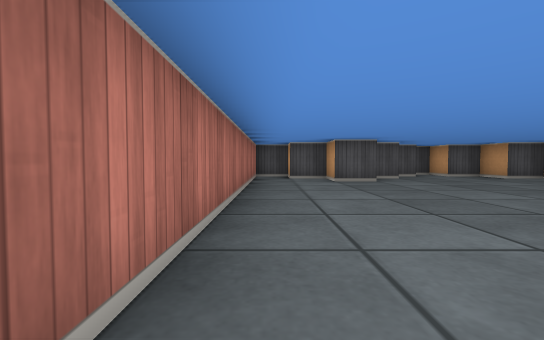
[1] (above)

16 first-person views from a walk through a cub3D ray-caster map. The camera is about half as high as the walls, tilts 2° down and sees 90° across. The floor is counted in squares. Each view is taken from the middle of a square. On the plan, view 1 faces up. The plan holds only what a view shows up to about 9 squares ahead; the rest is blank.

[2]
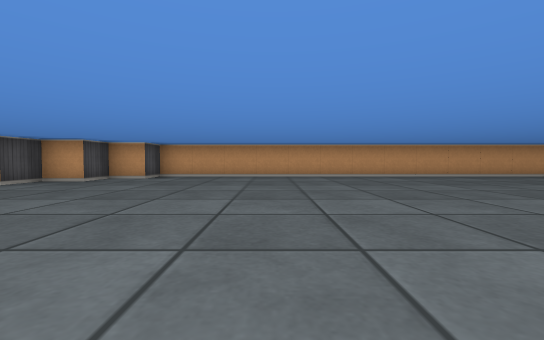

[3]
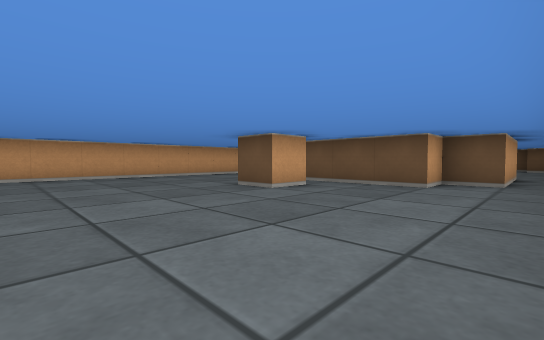

[4]
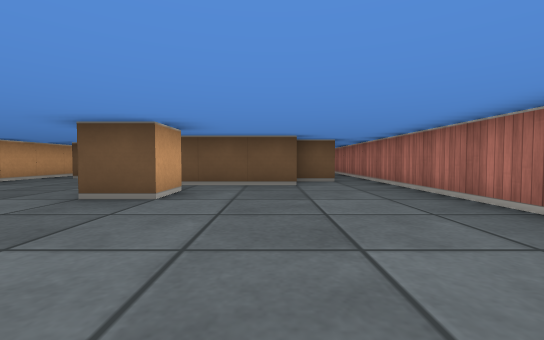

[5]
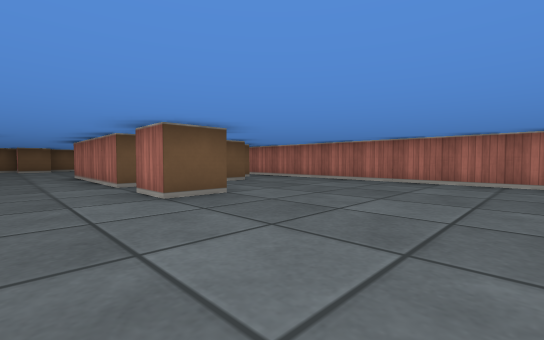

[6]
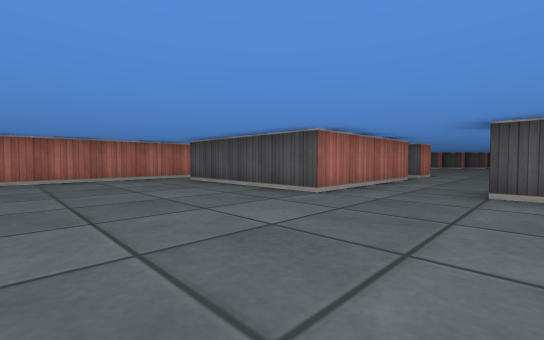

[7]
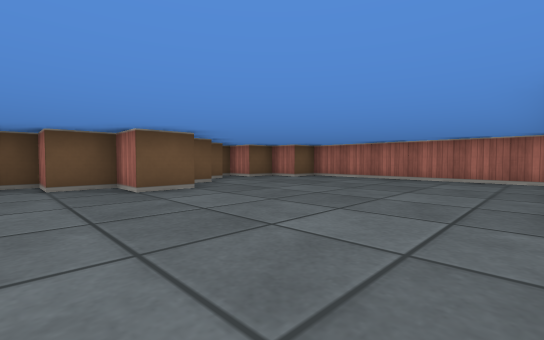

[8]
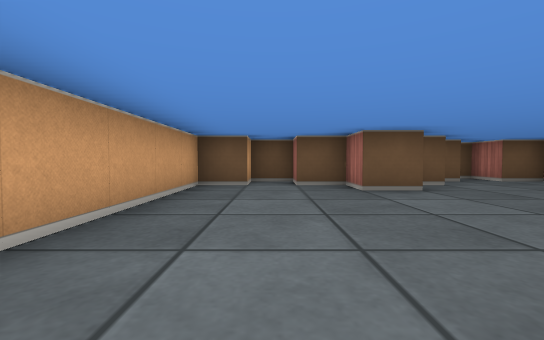

[9]
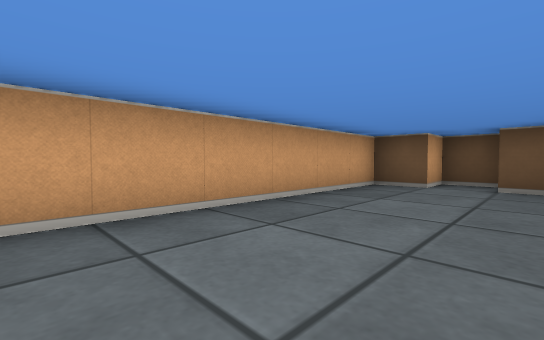

[10]
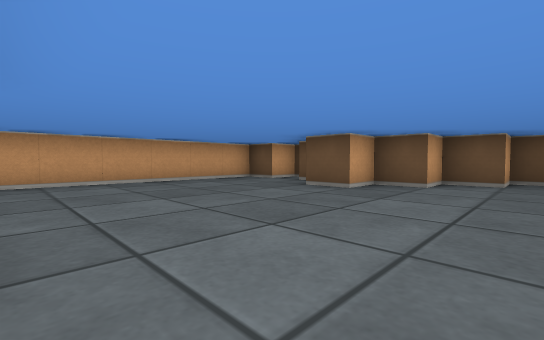

[11]
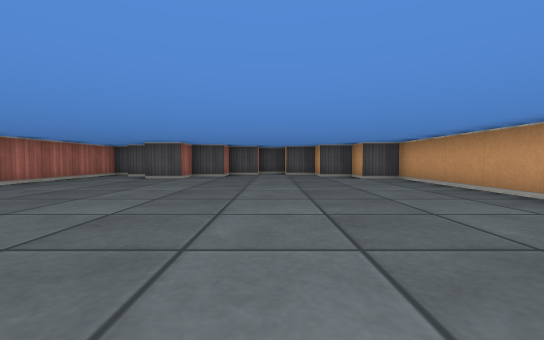

[12]
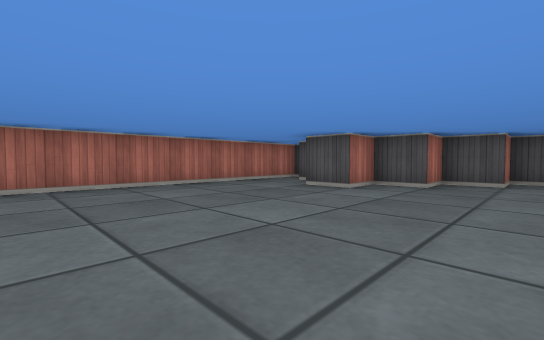

[13]
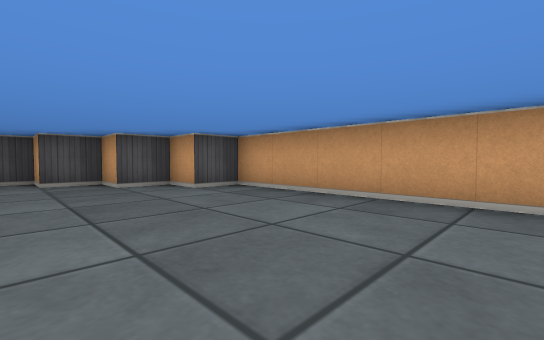

[14]
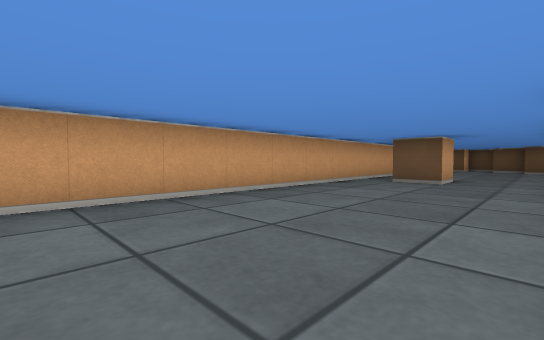

[15]
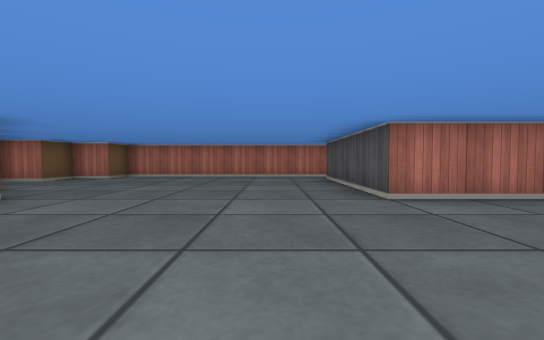

[16]
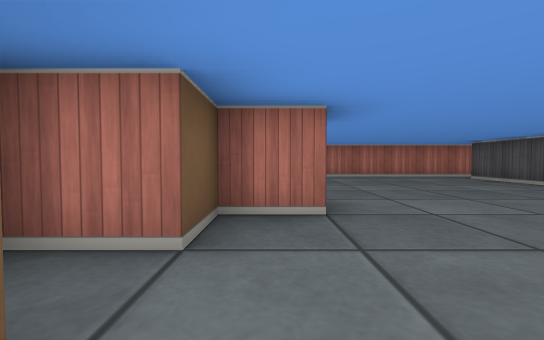

### Floor plan
Points are (right, up) in squares from view 1. A wall is a line through its corners. A room is listed if a view was taken in it or the views show most of it. See-through windows are left out.
Room 1 (views 1, 2, 3, 4, 5, 6, 7, 8, 9, 10, 11, 12, 13, 14, 15, 16)
walls: (3.5, -3.5) (3.5, -2.5) (4.5, -2.5) (4.5, -3.5) (4.1, -3.5); (4.5, -4.5) (4.5, -8.5) (0.5, -8.5) (0.5, -5.5) (1.5, -5.5) (1.5, -4.5) (4.5, -4.5); (7.1, -7.5) (6.5, -7.5) (6.5, -6.5) (7.5, -6.5); (0.5, 7.9) (0.5, 8.5) (-0.5, 8.5) (-0.5, -14.5) (0.5, -14.5) (0.5, -15.5) (1.5, -15.5) (1.5, -16.5) (2.5, -16.5) (2.5, -15.5) (3.5, -15.5) (3.5, -14.5) (4.5, -14.5) (4.5, -13.5) (5.5, -13.5) (5.5, -14.5) (6.5, -14.5) (6.5, -15.5) (7.5, -15.5) (7.5, -14.5) (8.5, -14.5) (8.5, 6.5) (7.5, 6.5) (7.5, 7.5) (6.5, 7.5) (6.5, 8.5) (5.5, 8.5) (5.5, 9.5) (4.5, 9.5) (4.5, 8.5) (3.5, 8.5) (3.5, 7.5) (2.5, 7.5) (2.5, 6.5) (1.5, 6.5) (1.5, 7.5) (0.5, 7.5)

Where each view was taken, in squares from view 1:
view 1: 0 up, 0 right, facing up
view 2: 3 up, 0 right, facing right
view 3: 1 up, 0 right, facing down-right
view 4: 1 up, 2 right, facing down
view 5: 1 up, 6 right, facing down-left
view 6: 12 down, 7 right, facing up-left
view 7: 9 down, 7 right, facing down-left
view 8: 9 down, 7 right, facing down
view 9: 9 down, 6 right, facing down-right
view 10: 9 down, 2 right, facing down-right
view 11: 1 down, 5 right, facing up
view 12: 2 up, 5 right, facing up-left
view 13: 2 up, 5 right, facing up-right
view 14: 0 up, 5 right, facing down-right
view 15: 10 down, 8 right, facing left
view 16: 14 down, 8 right, facing left
